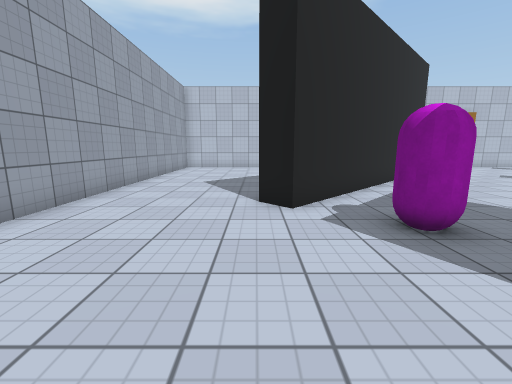
[1] (above)

24 first-person views from a walk through a scene from a Unity 3-D project. The camera is 1.3 m above the floor, tilts 10° down and sees 90° across. The floor is counted in squares, 1 m on a side. Each view is taken from the middle of a square. On the plan, view 1 faces up. The plan holds only what a view shows up to about 13 squares ahead; the rest is blank. The player character is not drawn. Some animated figures are not drawn. Some surface patterns are stand-ins.

[2]
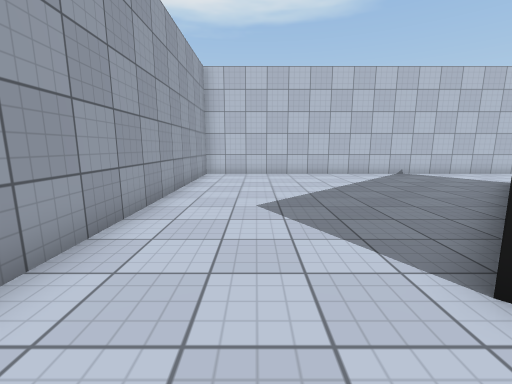

[3]
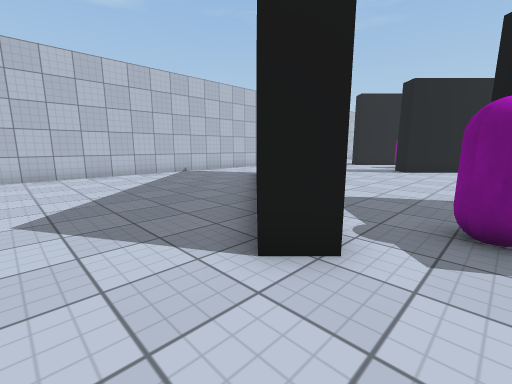

[4]
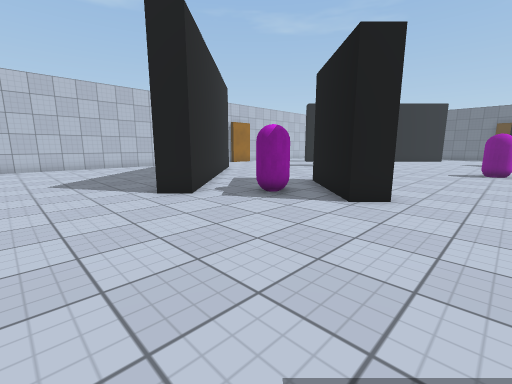

[5]
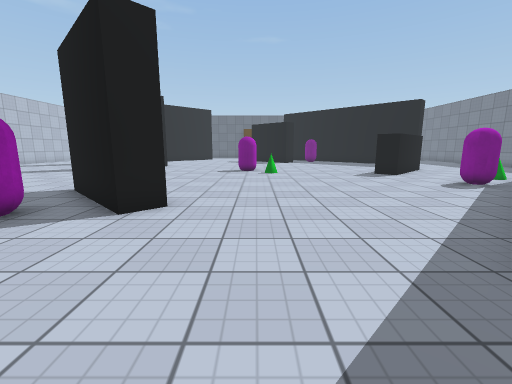

[6]
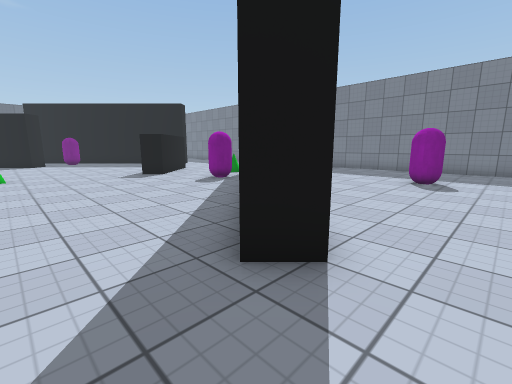

[7]
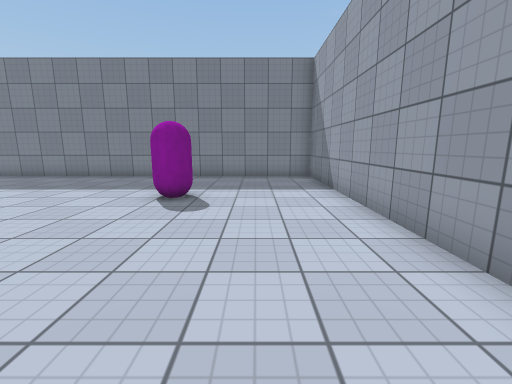

[8]
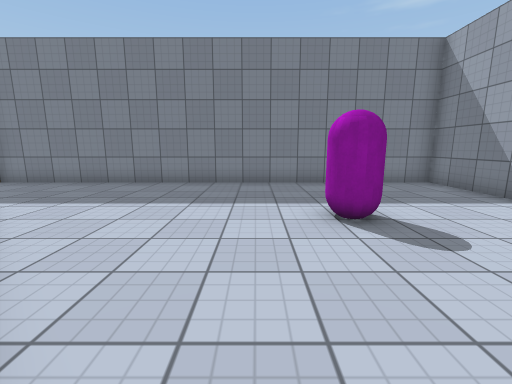

[9]
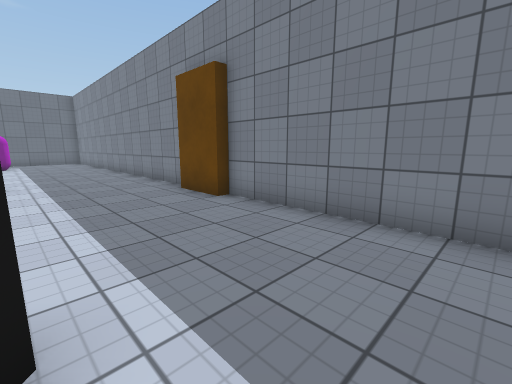

[10]
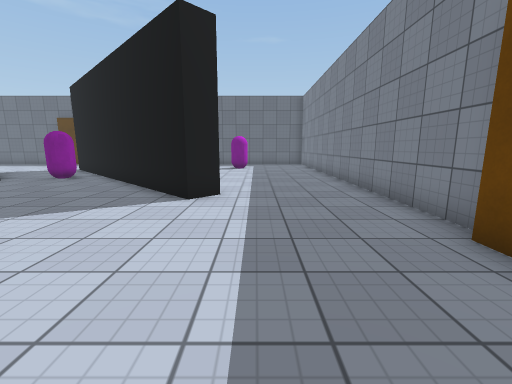

[11]
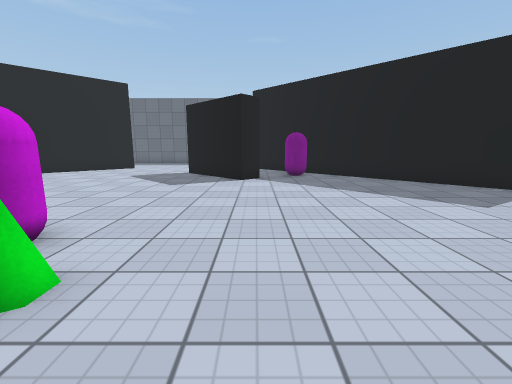

[12]
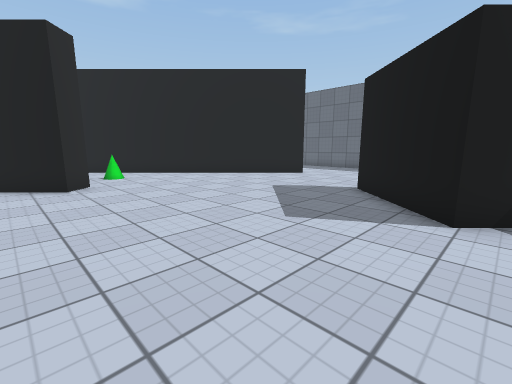

[13]
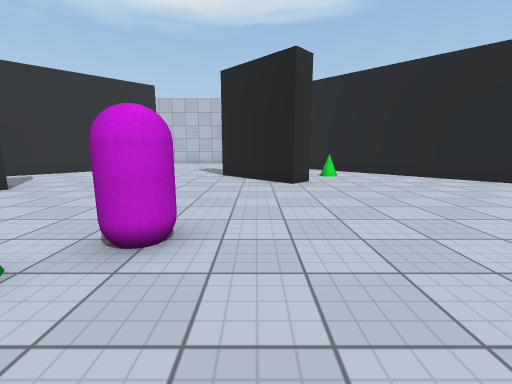

[14]
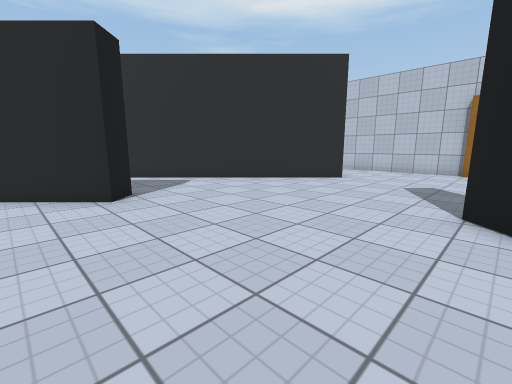

[15]
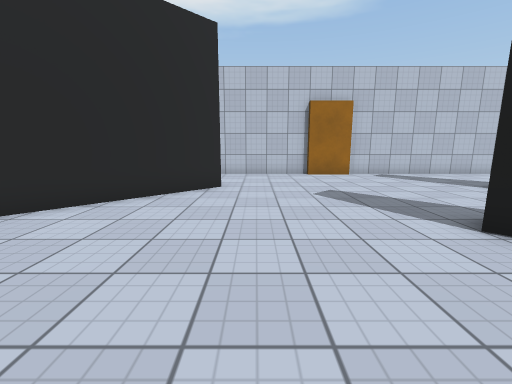

[16]
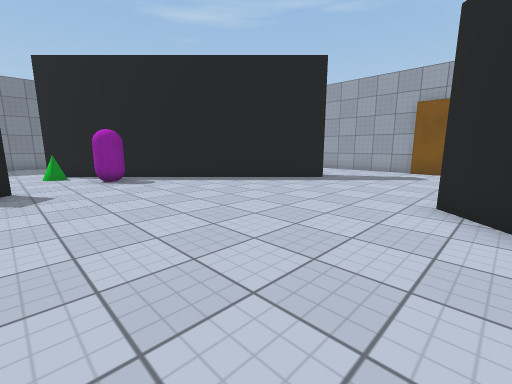

[17]
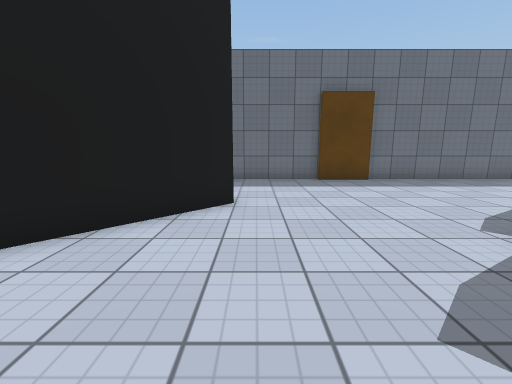

[18]
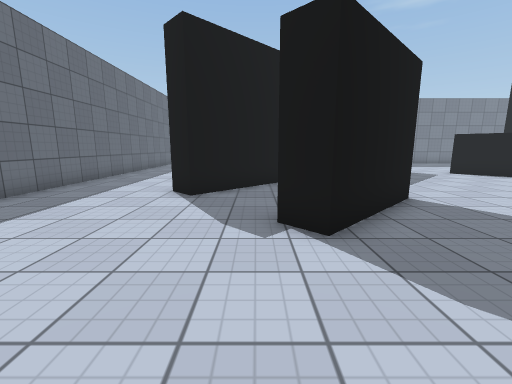

[19]
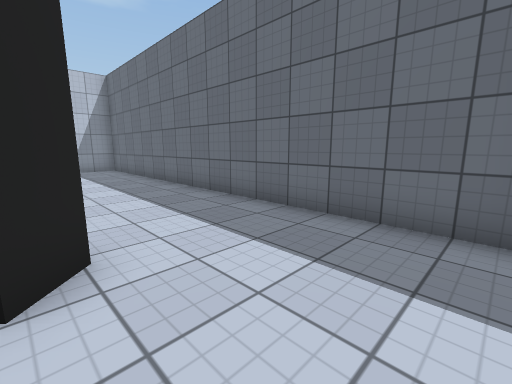

[20]
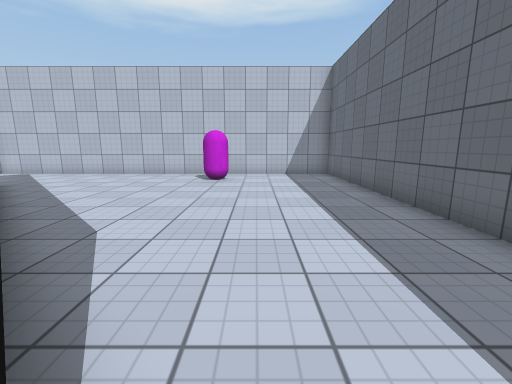

[21]
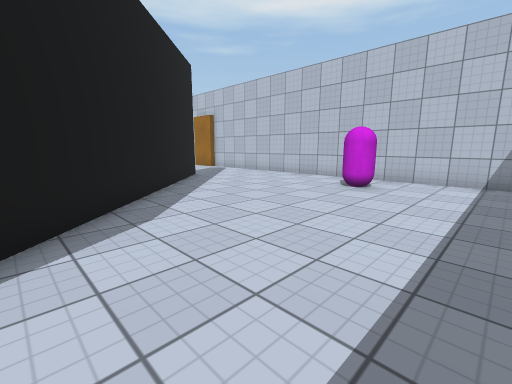

[22]
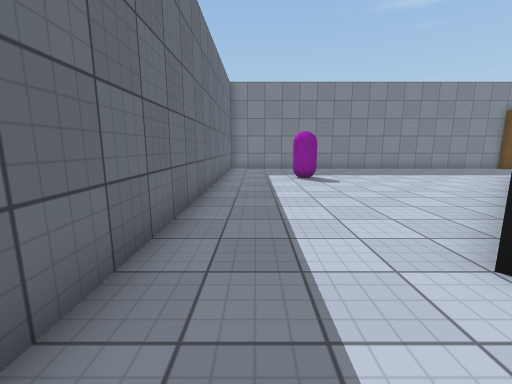

[23]
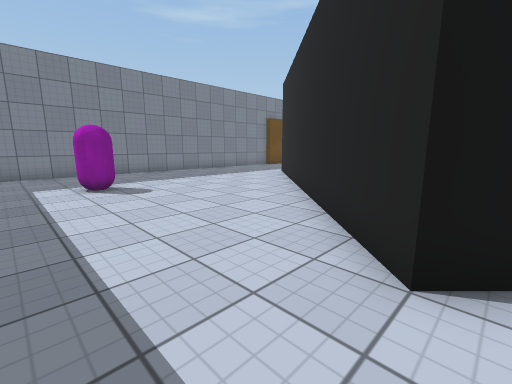

[24]
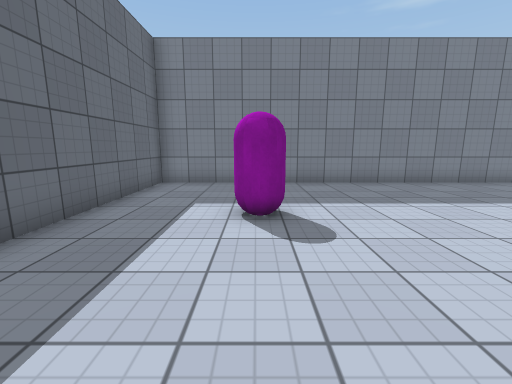

### Floor plan
Key: @ floor where view 1 was taken; # wall or solid block; . floor; = window, fence, low wall or low ledge.
Columns run from 5 left of view 1 to 30 right of it. Each row starts with its distance up from view 1.
 17 ####################################
 16 #................##................#
 15 #..................................#
 14 #............................#.....#
 13 #...........#......................#
 12 #..........##.........##...........#
 11 #.........##..........###..........#
 10 #........##.......... .###.........#
  9 #.......##..........  ..###........#
  8 #......##.........#   =..###.......#
  7 #.....##..........## .....###......#
  6 #.....#............###.....###.....#
  5 #...................#.......###....#
  4 #.......#.##.................##....#
  3  ........###.......................#
  2   ......###........................#
  1   ......##.........................#
  0  #...@...........##...............##
 -1 ##...............##........#......##
 -2 #...............=.........##.......#
 -3   .......................##........#
 -4    ..#...................#....#....#
 -5    ..##......................##....#
 -6    ...##..................#.##.....#
 -7  ......##......##..........##......#
 -8 #.......##.....###........##.......#
 -9 #........##.#...###......##........#
-10 #.........##..... #.....##.........#
-11 #..........###=........##..........#
-12 #........... #........##...........#
-13 #....#.......#........#........#...#
-14 #..................................#
-15 #..................................#
-16 #..................................#
-17 #................##................#
-18 ####################################

Positions as (right, up) in squares from view 1, and headings:
1: (0, 0), facing up
2: (-2, 4), facing up
3: (-2, 4), facing up-right
4: (-3, -1), facing up-right
5: (-2, -1), facing right
6: (-2, -2), facing down-right
7: (-2, -6), facing down
8: (2, -8), facing down
9: (6, -13), facing down-right
10: (10, -14), facing right
11: (9, -4), facing right
12: (14, -4), facing up-right
13: (14, -4), facing up
14: (13, 2), facing up-left
15: (9, 4), facing up
16: (10, 2), facing down-left
17: (19, 3), facing right
18: (23, 3), facing down
19: (25, 1), facing up-right
20: (26, 4), facing up
21: (28, 6), facing up-left
22: (28, -2), facing down
23: (28, -4), facing down-left
24: (26, -8), facing down
